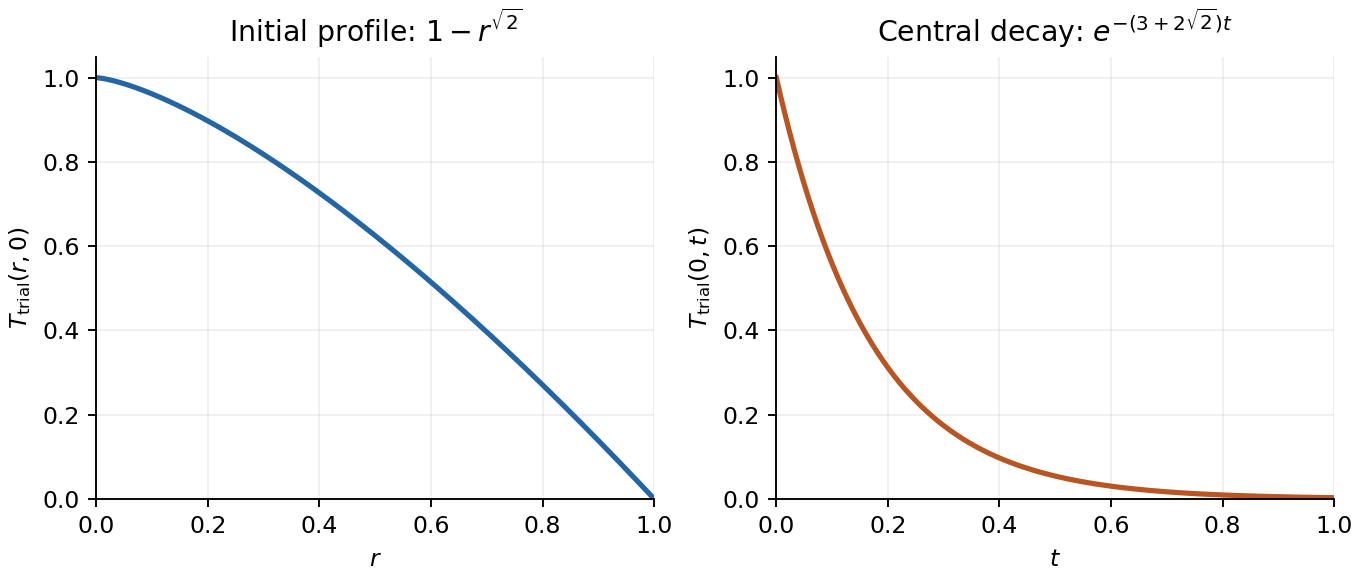

Reproduce this figure in Python.
"""Plot the optimized radial trial profile and central temperature; output to cwd.

Tested with Python 3.14; dependencies are in the repository pyproject.toml.
"""
from pathlib import Path
import matplotlib
matplotlib.use('Agg')
import matplotlib.pyplot as plt
import numpy as np

fig, axes = plt.subplots(1, 2, figsize=(8, 3.4), layout='constrained')
r = np.linspace(0, 1, 500)
t = np.linspace(0, 1, 500)
axes[0].plot(r, 1-r**np.sqrt(2), color='#2465a6', linewidth=2.2)
axes[1].plot(t, np.exp(-(3+2*np.sqrt(2))*t), color='#b85522', linewidth=2.2)
axes[0].set(xlabel='$r$', ylabel=r'$T_{\mathrm{trial}}(r,0)$', title=r'Initial profile: $1-r^{\sqrt{2}}$')
axes[1].set(xlabel='$t$', ylabel=r'$T_{\mathrm{trial}}(0,t)$', title=r'Central decay: $e^{-(3+2\sqrt{2})t}$')
for ax in axes:
 ax.set(xlim=(0, 1), ylim=(0, 1.05))
 ax.spines[['top', 'right']].set_visible(False)
 ax.grid(alpha=.2)
fig.savefig(Path(__file__).with_suffix('.png').name, dpi=170, facecolor='white')
